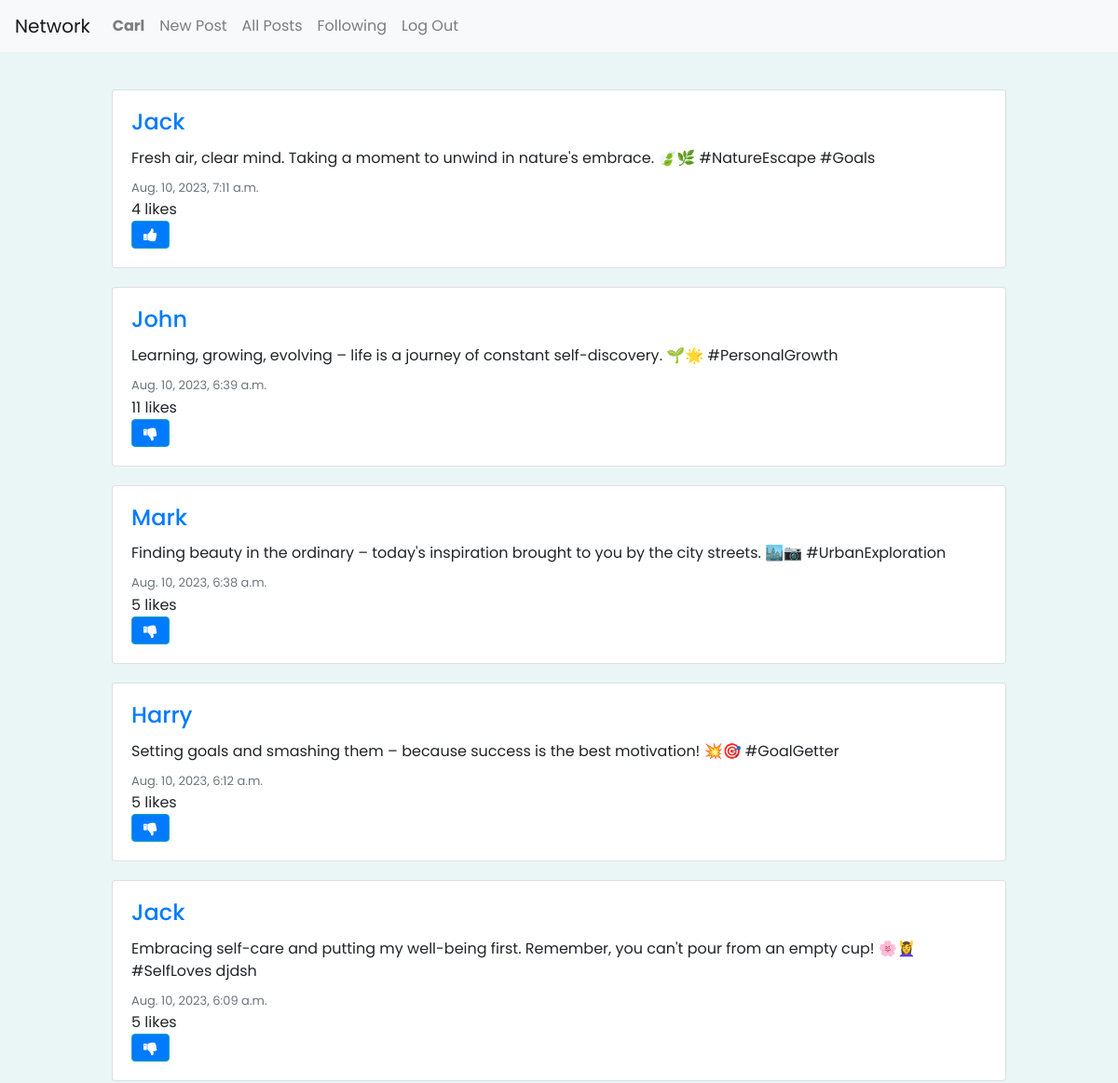
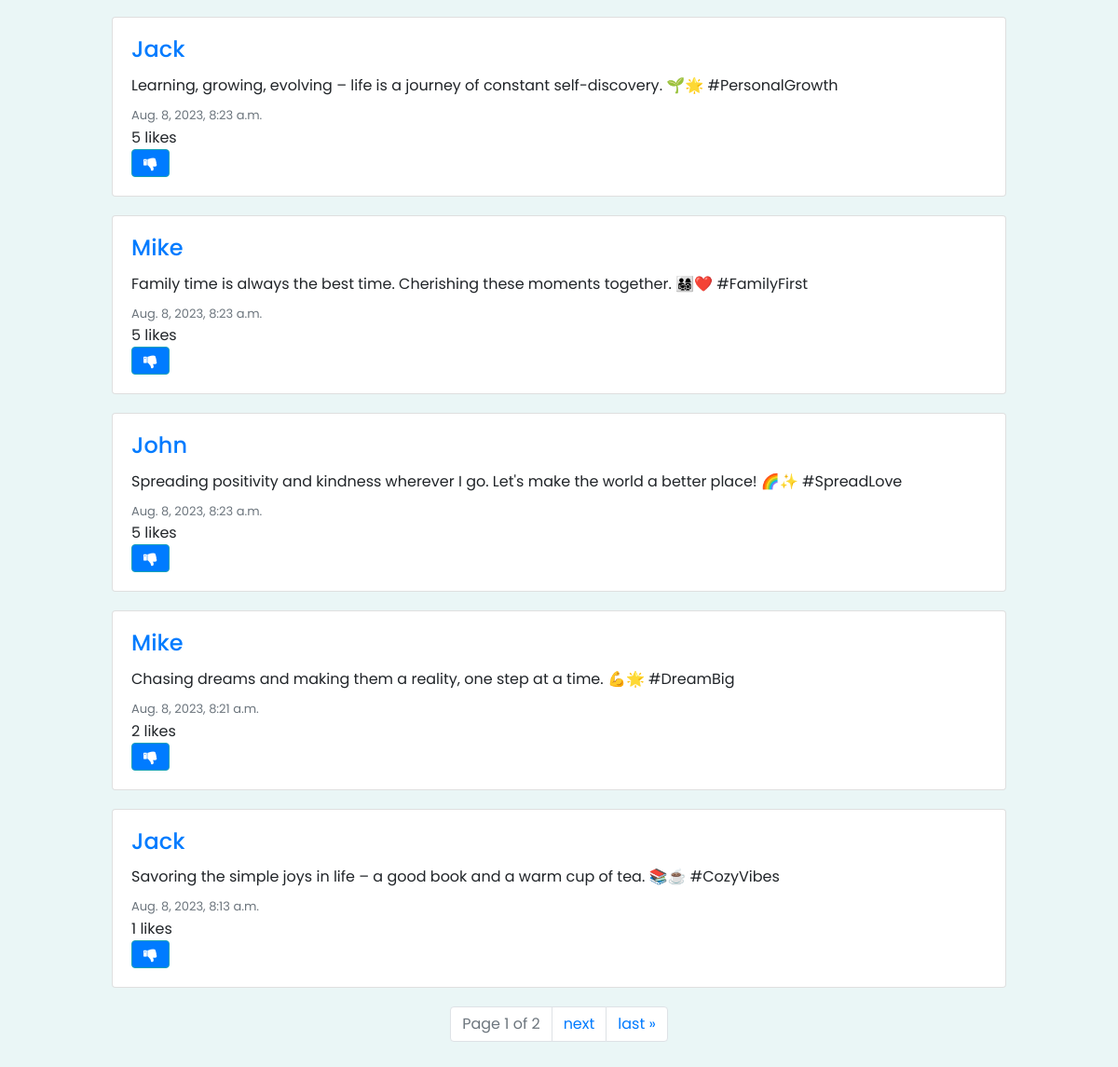
Page /following/1 (signed in) on the committed database (2 pictures, top to bottom).
### network/models.py (models this page shows, shortened)
class User(AbstractUser):
    pass

class Post(models.Model):
    author = models.ForeignKey(User, on_delete=models.CASCADE,related_name="user")
    content = models.CharField(max_length=1000)
    timestamp = models.DateTimeField(auto_now_add=True)

### network/views.py (the view)
# urls.py: path("following/<int:id>", views.view_following, name="following"),
@login_required
def view_following(request, id):
    current_user = request.user
    user_profile = Profile.objects.get(user=current_user)
    following_profiles = user_profile.follows.all()
    following_users = [profile.user for profile in following_profiles]
    following_posts = Post.objects.filter(author__in=following_users).annotate(like_count=Count('post_like')).order_by('-timestamp')
    paginator = Paginator(following_posts, 10)
    page_number = request.GET.get('page')
    page_obj = paginator.get_page(page_number)
    all_likes = Like.objects.all()
    liked_posts = []
    try:
        for like in all_likes:
            if like.user.id == request.user.id:
                liked_posts.append(like.post.id)
    except:
        liked_posts = []
    return render(request, 'network/following.html', {
        'following': following_profiles,
        'page_obj': page_obj,
        'liked_posts': liked_posts,
    })

### network/templates/network/following.html (shortened to what this page needs)
{% extends "network/layout.html" %}
{% block body %}
{% for post in page_obj %}
    <div style="margin: 20px 100px 20px 100px;" class="card w-10">
        <div class="card-body">
          <a href="{% url 'view_profile' post.author_id %}"><h4 class="card-title">{{ post.author }}</h4></a>
          <p class="card-text">{{ post.content }}</p>
          <p style="font-size: 13px;" class="card-subtitle mb-2 text-muted">{{ post.timestamp }}</p>
          <p id="like-count-{{ post.id }}" class="card-subtitle">{{ post.like_count }} likes</p>
          {% if post.id in liked_posts %}
            <button style="background-color: #007bff;" class="btn btn-info fa fa-thumbs-down" onclick="likeHandler('{{ post.id }}', {{ liked_posts }}, {{ like_count }})" id="{{ post.id }}" ></button>
        {% else %}
            <button style="background-color: #007bff;" class="btn btn-info fa fa-thumbs-up" id="{{ post.id }}" onclick="likeHandler('{{ post.id }}', {{ liked_posts }}, {{ like_count }})"></button>
        {% endif %}
        </div>
    </div>
{% endfor %}
<div class="pagination justify-content-center">
    <ul class="pagination">
        <li class="page-item disabled">
            <span class="page-link">Page {{ page_obj.number }} of {{ page_obj.paginator.num_pages }}</span>
        </li>
        {% if page_obj.has_next %}
            <li class="page-item"><a class="page-link" href="?page={{ page_obj.next_page_number }}">next</a></li>
            <li class="page-item"><a class="page-link" href="?page={{ page_obj.paginator.num_pages }}">last &raquo;</a></li>
        {% endif %}
    </ul>
</div>
{% endblock %}

### network/templates/network/layout.html (shortened to what this page needs)
{% load static %}
<!DOCTYPE html>
<html lang="en">
    <head>
        <link rel="stylesheet" href="https://stackpath.bootstrapcdn.com/bootstrap/4.4.1/css/bootstrap.min.css">
        <link href="{% static 'network/styles.css' %}" rel="stylesheet">
        <link rel="stylesheet" href="https://cdnjs.cloudflare.com/ajax/libs/font-awesome/4.7.0/css/font-awesome.min.css">
    </head>
    <body>
        <nav class="navbar navbar-expand-lg navbar-light bg-light">
            <a class="navbar-brand" href="#">Network</a>
            <div>
              <ul class="navbar-nav mr-auto">
                {% if user.is_authenticated %}
                    <li class="nav-item">
                        <a class="nav-link" href="{% url 'view_profile' user.id %}"><strong>{{ user.username }}</strong></a>
                    </li>
                    <li class="nav-item">
                        <a class="nav-link" href="{% url 'create' %}">New Post</a>
                    </li>
                {% endif %}
                <li class="nav-item">
                  <a class="nav-link" href="{% url 'index' %}">All Posts</a>
                </li>
                {% if user.is_authenticated %}
                    <li class="nav-item">
                        <a class="nav-link" href="{% url 'following' user.id %}">Following</a>
                    </li>
                    <li class="nav-item">
                        <a class="nav-link" href="{% url 'logout' %}">Log Out</a>
                    </li>
                {% endif %}
              </ul>
            </div>
          </nav>
        <div class="body">
            {% block body %}
            {% endblock %}
        </div>
    </body>
</html>

### network/templates/network/layout.html (style rules this page uses)
body { font-family: 'Poppins', sans-serif; background-color: #eaf6f6; }
.body { padding: 20px; }

### rows in the picture
User: username "Carl"
Post: author "Jack", content "Fresh air, clear mind. Taking a moment to unwind in nature's embrace. 🍃🌿 #NatureEscape #Goals", timestamp "Aug. 10, 2023, 7:11 a.m.", like_count "4"
Post: author "John", content "Learning, growing, evolving – life is a journey of constant self-discovery. 🌱🌟 #PersonalGrowth", timestamp "Aug. 10, 2023, 6:39 a.m.", like_count "11"
Post: author "Mark", content "Finding beauty in the ordinary – today's inspiration brought to you by the city streets. 🏙️📷 #UrbanExploration", timestamp "Aug. 10, 2023, 6:38 a.m.", like_count "5"
Post: author "Harry", content "Setting goals and smashing them – because success is the best motivation! 💥🎯 #GoalGetter", timestamp "Aug. 10, 2023, 6:12 a.m.", like_count "5"
Post: author "Jack", content "Embracing self-care and putting my well-being first. Remember, you can't pour from an empty cup! 🌸💆‍♀️ #SelfLoves djdsh", timestamp "Aug. 10, 2023, 6:09 a.m.", like_count "5"
Post: author "Jack", content "Learning, growing, evolving – life is a journey of constant self-discovery. 🌱🌟 #PersonalGrowth", timestamp "Aug. 8, 2023, 8:23 a.m.", like_count "5"
Post: author "Mike", content "Family time is always the best time. Cherishing these moments together. 👨‍👩‍👧‍👦❤️ #FamilyFirst", timestamp "Aug. 8, 2023, 8:23 a.m.", like_count "5"
Post: author "John", content "Spreading positivity and kindness wherever I go. Let's make the world a better place! 🌈✨ #SpreadLove", timestamp "Aug. 8, 2023, 8:23 a.m.", like_count "5"
Post: author "Mike", content "Chasing dreams and making them a reality, one step at a time. 💪🌟 #DreamBig", timestamp "Aug. 8, 2023, 8:21 a.m.", like_count "2"
Post: author "Jack", content "Savoring the simple joys in life – a good book and a warm cup of tea. 📚☕ #CozyVibes", timestamp "Aug. 8, 2023, 8:13 a.m.", like_count "1"

### other values in the picture
{{ page_obj.number }} "1"
{{ page_obj.paginator.num_pages }} "2"
